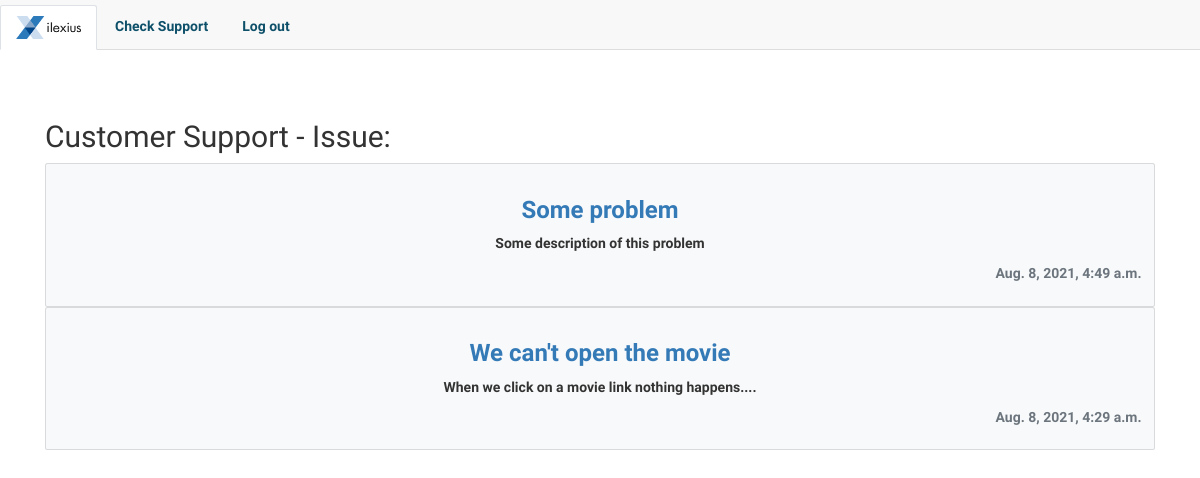
Screenshot of /view_list (signed in) with the database file from the repository.
### support/models/customer_support.py (models this page shows, shortened)
class CustomerSupport(models.Model):
    name = models.CharField(max_length=60, null=False)
    phone = models.CharField(max_length=20, null=True, blank=True)
    company = models.CharField(max_length=100, null=True, blank=True)
    customer_email = models.CharField(max_length=32, null=False)
    subject = models.CharField(max_length=50, null=False)
    issue_description = models.TextField(null=False)
    date_time = models.CharField(max_length=20, blank=True)
    sent = models.DateTimeField(auto_now_add=True)
    is_archived = models.BooleanField(default=False)

### support/views.py (the view)
# urls.py: path("view_list", view_list, name="view_list"),
def view_list(request: HttpRequest):
    user_session = request.session.get("user")
    if user_session != None:
        success = request.session.get('success', None)
        error = request.session.get('error', None)
        if success is not None:
            del request.session['success']
        if error is not None:
            del request.session['error']
        customer_supports = CustomerSupport.objects.filter(is_archived=False).order_by('-sent')
        context = { "customer_supports": customer_supports, "success" : success, "error": error }
        return render(request, "support/view_list.html", context)
    else:
        return redirect("support:customer_support")

### support/templates/support/view_list.html
{% extends 'base.html' %}
{% block content %}
<div id="main-div" class="container">
<h2>Customer Support - Issue: </h2>
{% for customer in customer_supports %}
    <div class="card bg-light">
        <div class="card-body text-center">
            <h3 class="card-text"><a href="{% url 'support:view_detail' customer_id=customer.id %}">{{customer.subject}}</a></h3>
            <p class="card-text">{{customer.issue_description}}</p>
            <p class="text-right text-secondary">{{customer.sent}}</p>
        </div>
    </div>
{% endfor %}
</div>
{% endblock content %}

### support/static/support/css/style.css (style rules this page uses)
* { margin: 0; padding: 0; }
body { font-family: 'Dosis', sans-serif !important; font-weight: 800; }
h1, h2, h3 { font-weight: 800; }
h4, h5, h6, a { font-weight: 600; }
#main-div { margin-top: 50px; }

### rows the page displays
CustomerSupport: subject "Some problem", issue_description "Some description of this problem", sent "Aug. 8, 2021, 4:49 a.m."
CustomerSupport: subject "We can't open the movie", issue_description "When we click on a movie link nothing happens....", sent "Aug. 8, 2021, 4:29 a.m."
